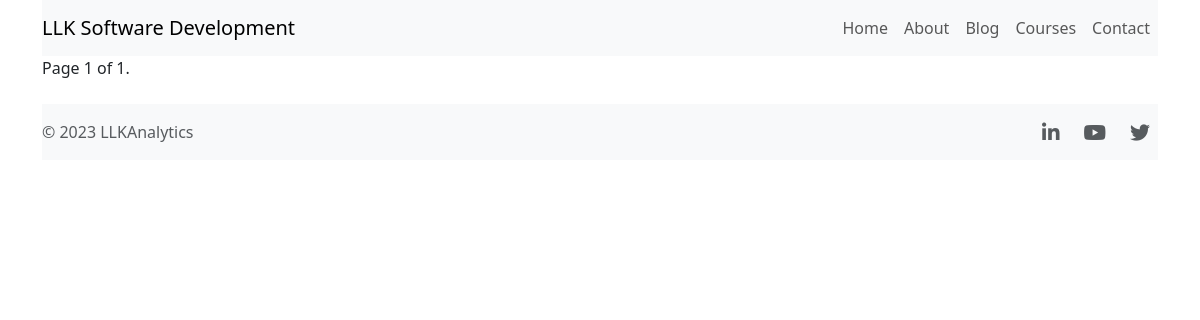
Page /blog/ on the earlier database version.
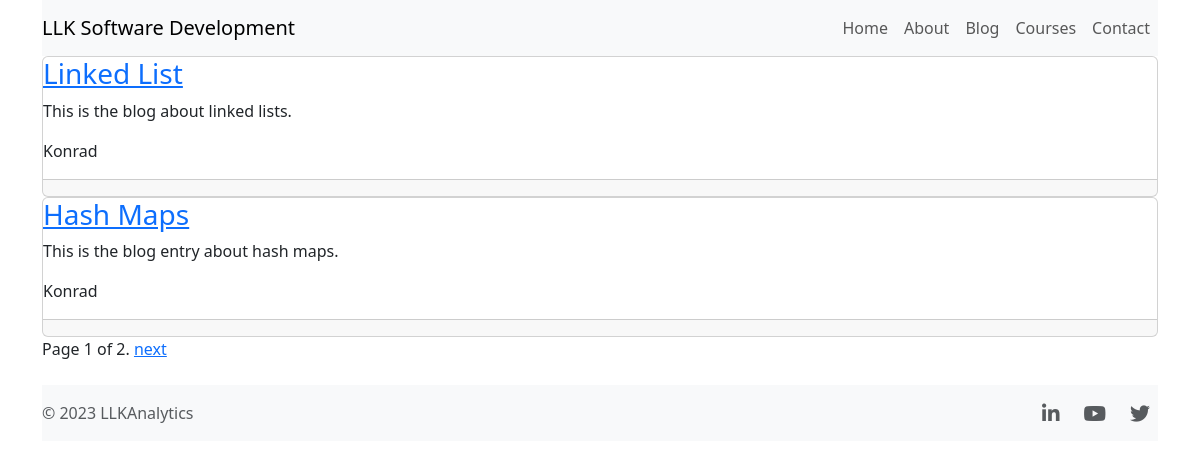
Same page on the later database version.
### blog/models.py (models this page shows, shortened)
class Post(models.Model):
    title = models.CharField(max_length=200)
    author = models.ForeignKey("auth.User", on_delete=models.CASCADE,)
    body = models.TextField()
    slug = models.SlugField(null=True)
    def get_absolute_url(self):
        return reverse("blog_detail", kwargs={"slug": self.slug})

### blog/views.py (the view)
# urls.py: path('', BlogPageView.as_view(), name = 'blog'),
class BlogPageView(ListView):
    template_name = 'blog.html'
    model = Post
    paginate_by = 2

### templates/blog.html (shortened to what this page needs)
{% extends 'base.html' %}
{% block content %}
{% for post in post_list %}
    <div class="card">
        <div class="post-entry">
            <h3><a href="{{ post.get_absolute_url }}">{{ post.title}}</a></h3>
            <p>{{ post.body }}</p>
            <p>{{ post.author }}</p>
            </div>
            <div class="card-footer">
            </div>
    </div>
{% endfor %}
<div class="pagination">
    <span class="page-links">
            <span class="page-current">
                Page {{ page_obj.number }} of {{ page_obj.paginator.num_pages }}.
            </span>
        {% if page_obj.has_next %}
            <a href="/blog/?page={{ page_obj.next_page_number }}">next</a>
        {% endif %}
    </span>
</div>
{% endblock content %}

Differences in the rows shown:
added Post: title "Linked List", body "This is the blog about linked lists.", author "Konrad"
added Post: title "Hash Maps", body "This is the blog entry about hash maps.", author "Konrad"
Other differences:
{{ page_obj.paginator.num_pages }}: "1" → "2"
text now shown: "next"
